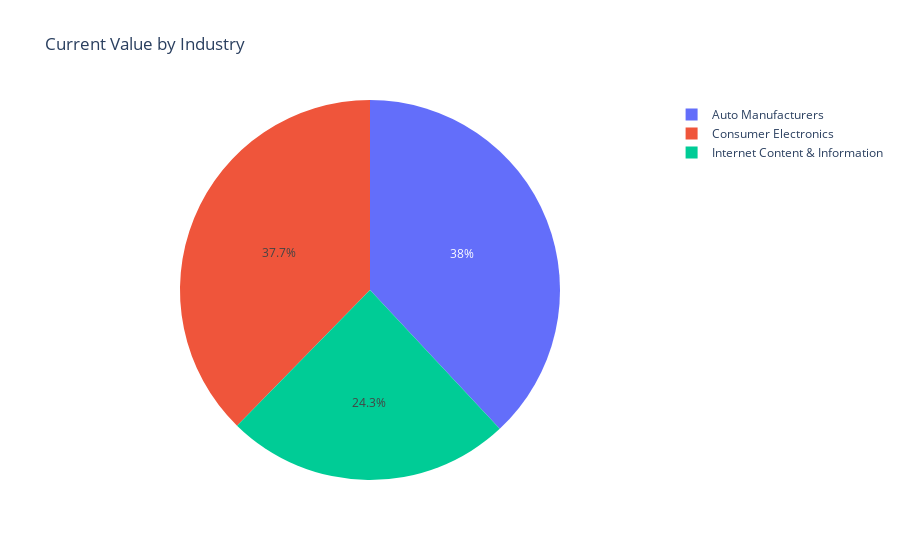

Notebook source saved alongside this figure:
### Code cell
industry_value_pie(industry_holdings)

### Figure 1 — Plotly figure (JSON) as saved in the notebook; plotly's stock layout.template omitted (floating-point values rounded to 4 significant figures)
{"data": [{"domain": {"x": [0, 1], "y": [0, 1]}, "hovertemplate": "Industry=%{label}<br>Daily Balance=%{value}<extra></extra>", "labels": ["Auto Manufacturers", "Consumer Electronics", "Internet Content & Information"], "legendgroup": "", "name": "", "showlegend": true, "type": "pie", "values": [22830.0, 22604, 14580.0]}], "layout": {"autosize": true, "legend": {"tracegroupgap": 0}, "title": {"text": "Current Value by Industry"}}}
